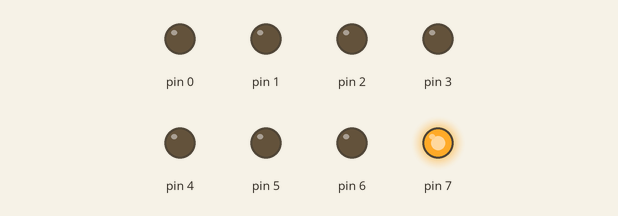
Recording of a sketch running on a simulated Arduino Uno, built with avr-gcc and run on an emulated ATmega328P. Parts: output pins drawn as LEDs (lit = HIGH).

Above: at 0.1 s.
Timing chart, 0 to 1.6 s (numbered marks = the images above):
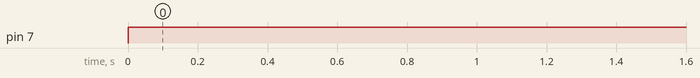

The sketch:

_8_bit_resistor_ladder.ino
```cpp
//outputs specified voltage using resistor ladder. Uses pins 0-7 as register (port D)
  int sineWave[256]=
 {
 0,
6,
13,
19,
25,
31,
38,
44,
50,
56,
62,
68,
74,
80,
86,
92,
98,
104,
109,
115,
121,
126,
132,
137,
142,
147,
152,
157,
162,
167,
172,
176,
181,
185,
190,
194,
198,
202,
206,
209,
213,
216,
220,
223,
226,
229,
231,
234,
236,
239,
241,
243,
245,
247,
248,
250,
251,
252,
253,
254,
255,
255,
256,
256,
256,
256,
256,
255,
255,
254,
253,
252,
251,
250,
248,
247,
245,
243,
241,
239,
237,
234,
231,
229,
226,
223,
220,
216,
213,
209,
206,
202,
198,
194,
190,
185,
181,
177,
172,
167,
162,
158,
153,
148,
142,
137,
132,
126,
121,
115,
110,
104,
98,
92,
86,
80,
74,
68,
62,
56,
50,
44,
38,
31,
25,
19,
13,
6,
0,
-6,
-12,
-19,
-25,
-31,
-37,
-44,
-50,
-56,
-62,
-68,
-74,
-80,
-86,
-92,
-98,
-104,
-109,
-115,
-121,
-126,
-131,
-137,
-142,
-147,
-152,
-157,
-162,
-167,
-172,
-176,
-181,
-185,
-190,
-194,
-198,
-202,
-206,
-209,
-213,
-216,
-219,
-223,
-226,
-229,
-231,
-234,
-236,
-239,
-241,
-243,
-245,
-247,
-248,
-250,
-251,
-252,
-253,
-254,
-255,
-255,
-256,
-256,
-256,
-256,
-256,
-255,
-255,
-254,
-253,
-252,
-251,
-250,
-248,
-247,
-245,
-243,
-241,
-239,
-237,
-234,
-232,
-229,
-226,
-223,
-220,
-216,
-213,
-209,
-206,
-202,
-198,
-194,
-190,
-186,
-181,
-177,
-172,
-167,
-163,
-158,
-153,
-148,
-142,
-137,
-132,
-126,
-121,
-115,
-110,
-104,
-98,
-92,
-87,
-81,
-75,
-69,
-62,
-56,
-50,
-44,
-38,
-32,
-25,
-19,
-13,
-7,
 };


void setup() {


 pinMode(0,OUTPUT);
 pinMode(1,OUTPUT);
 pinMode(2,OUTPUT);
 pinMode(3,OUTPUT);
 pinMode(4,OUTPUT);
 pinMode(5,OUTPUT);
 pinMode(6,OUTPUT);
 pinMode(7,OUTPUT);

}

void loop(){

  digitalWrite(0,LOW);
     digitalWrite(1,LOW);
      digitalWrite(2,LOW);
       digitalWrite(3,LOW);
       digitalWrite(4,LOW);
     digitalWrite(5,LOW);
      digitalWrite(6,LOW);
       digitalWrite(7,HIGH);
}
```

Measured:
- by itself, pin 7: LOW → HIGH at 0.00 s
